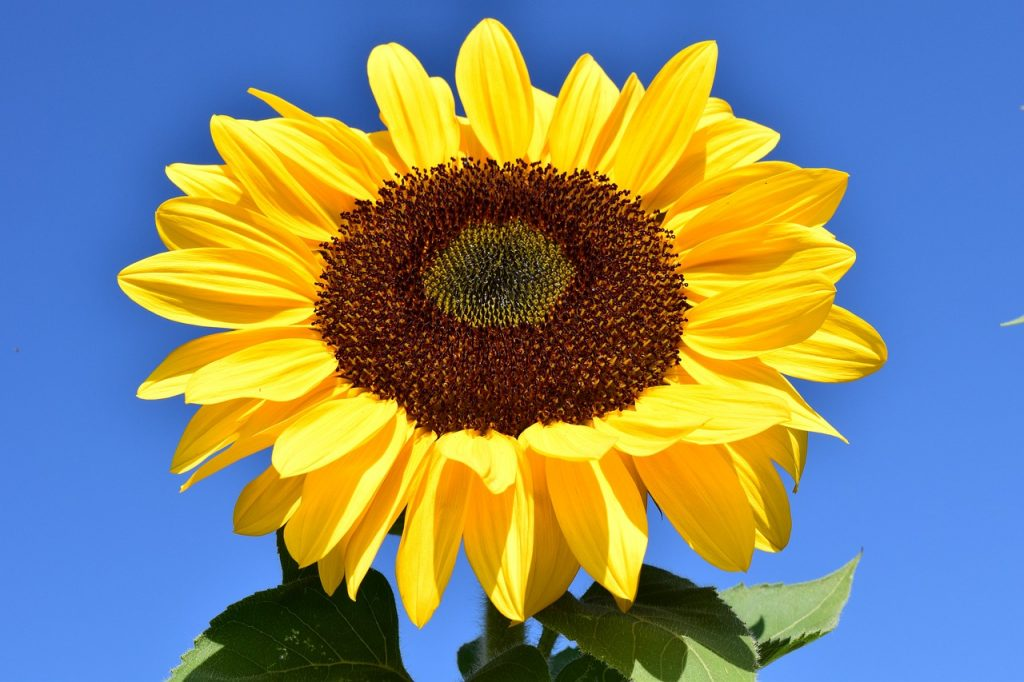
#> input picture Python/MachineLearning/SupervisedLearning/data/girassol.jpg, 1024 x 682 px
$ jupyter execute 'color cluster.ipynb'
#> lines starting #> are read from the running program, lines starting #| are printed output that depends on the picture; after the words box and inside, x2 and y2 are one past the last pixel; in counts of white or black regions, pixels touching at a corner belong together
[cell 1]
import matplotlib.pyplot as plt
import cv2
import numpy as np

[cell 2]
img = cv2.imread('data/girassol.jpg')
#> img is the input picture: shape (682, 1024, 3); mean B, G, R 118.8, 135.6, 129.3

rgb = cv2.cvtColor(img, cv2.COLOR_BGR2RGB)
hsv = cv2.cvtColor(img, cv2.COLOR_BGR2HSV)
#> hsv: shape (682, 1024, 3); mean H, S, V 65.6, 192.4, 198.7

fig, axes = plt.subplots(1, 2, figsize=(15,20))
axes[0].imshow(rgb)
axes[0].set_title('RGB')

axes[1].imshow(hsv)
axes[1].set_title('HSV')
plt.tight_layout()
plt.show()
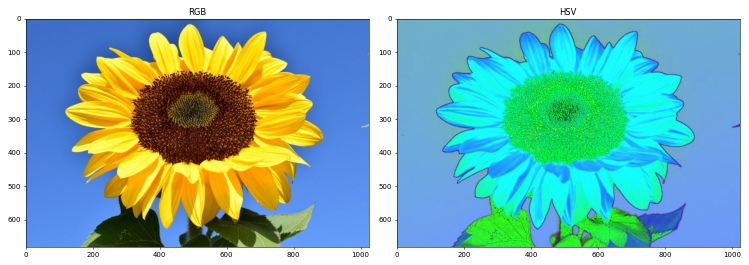
#> figure drawn by matplotlib, 2 panels

[cell 3]
# Extrair os pixels amarelos
lower_yellow = np.array([20, 100, 100], dtype=np.uint8)
upper_yellow = np.array([30, 255, 255], dtype=np.uint8)
yellow_mask = cv2.inRange(hsv, lower_yellow, upper_yellow)
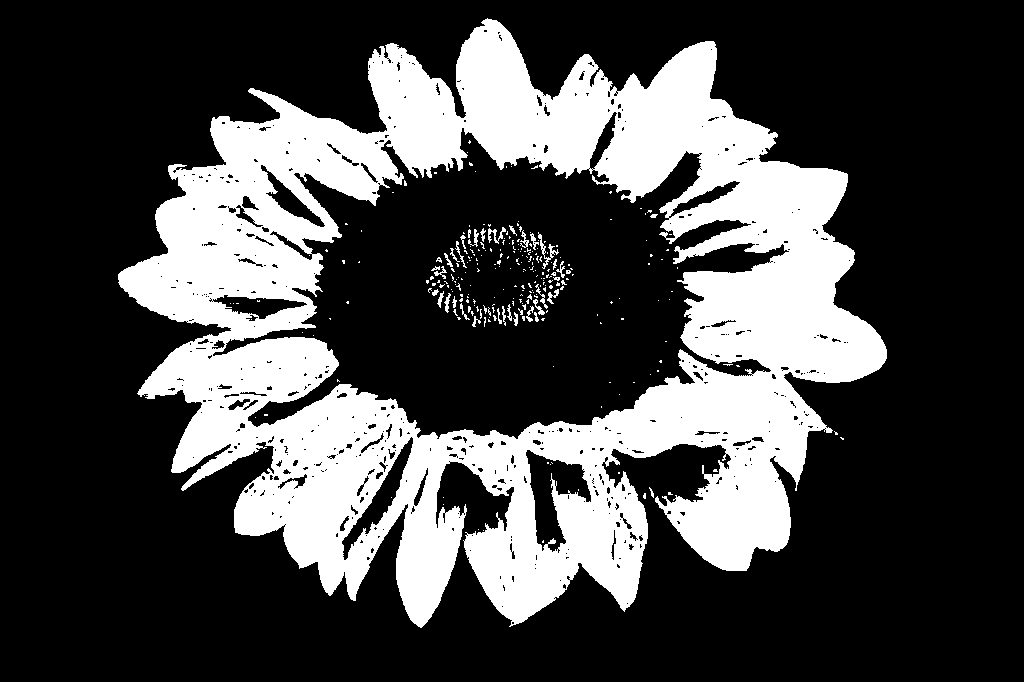
#> yellow_mask: shape (682, 1024); 28% white; 274 white regions (240 under 20 px), largest, box (x1, y1, x2, y2) and area: (118, 18, 887, 628) 192699, (538, 232, 559, 269) 164, (488, 227, 506, 244) 116

plt.imshow(yellow_mask.tolist())
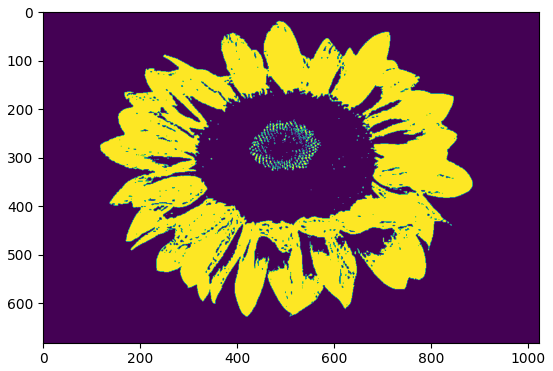
#> figure drawn by matplotlib, 1 panel

$ run again, with Python/MachineLearning/SupervisedLearning/data/1131.jpg copied over Python/MachineLearning/SupervisedLearning/data/girassol.jpg
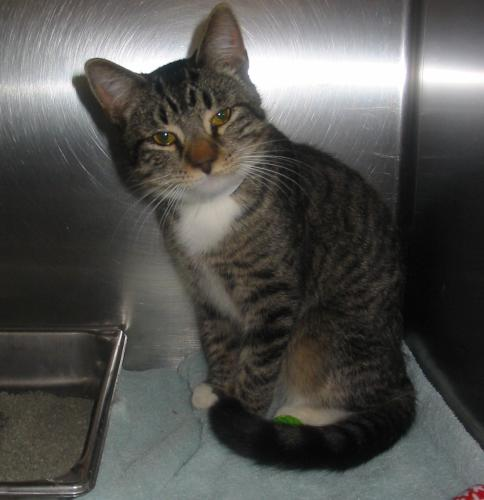
#> input picture Python/MachineLearning/SupervisedLearning/data/1131.jpg, 484 x 500 px
#> img is the input picture: shape (500, 484, 3); mean B, G, R 79.1, 82.1, 82.5
#> hsv: shape (500, 484, 3); mean H, S, V 45.2, 25.3, 84.5
#> `yellow_mask = cv2.inRange(hsv, lower_yellow, upper_yellow)`:
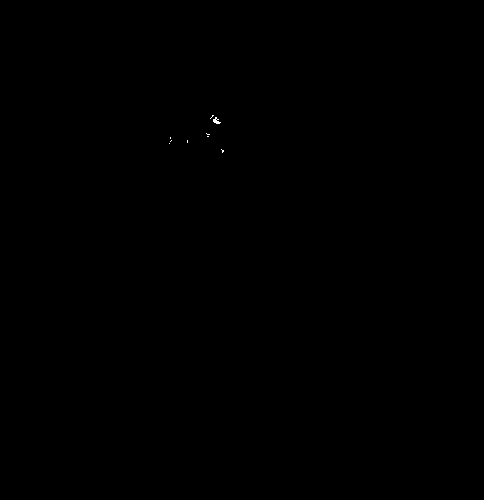
#> yellow_mask: shape (500, 484); 0.02% white in thin lines or dots, all inside (x1, y1, x2, y2) = (169, 115, 224, 153)
#> `[cell 3]`:
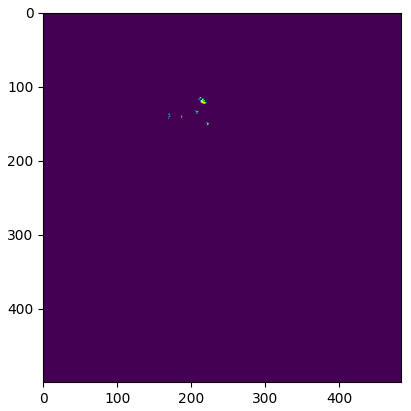
#> figure drawn by matplotlib, 1 panel

$ run again, with Python/MachineLearning/SupervisedLearning/data/flores.jpg copied over Python/MachineLearning/SupervisedLearning/data/girassol.jpg
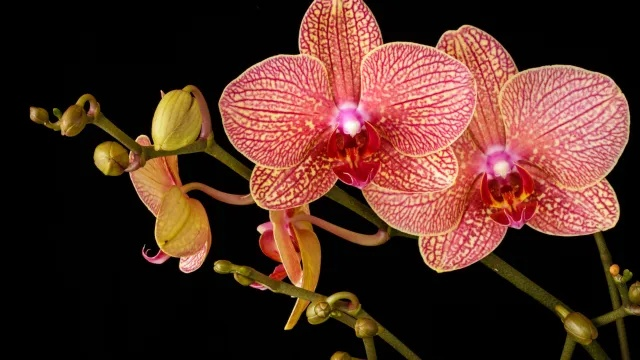
#> input picture Python/MachineLearning/SupervisedLearning/data/flores.jpg, 640 x 360 px
#> img is the input picture: shape (360, 640, 3); mean B, G, R 36.7, 47.2, 82.7
#> hsv: shape (360, 640, 3); mean H, S, V 25.5, 98.2, 82.8
#> `yellow_mask = cv2.inRange(hsv, lower_yellow, upper_yellow)`:
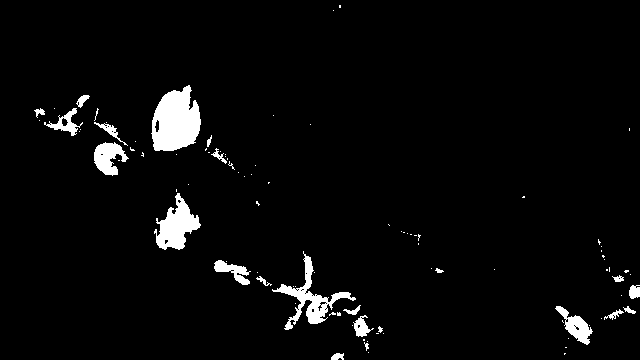
#> yellow_mask: shape (360, 640); 3.7% white; 95 white regions (72 under 20 px), largest, box (x1, y1, x2, y2) and area: (151, 85, 201, 151) 2369, (272, 251, 356, 330) 1345, (154, 193, 201, 250) 1339
#> `[cell 3]`:
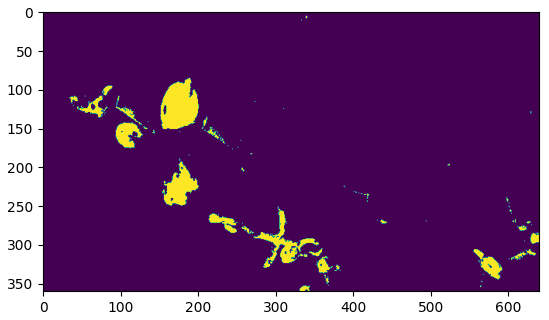
#> figure drawn by matplotlib, 1 panel
